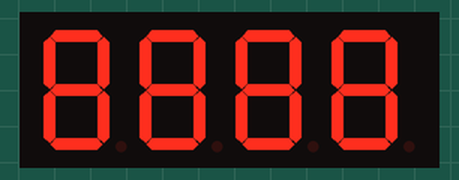
Recording of a sketch running on a simulated ESP8266 (NodeMCU). Parts: 4-digit seven-segment display. WiFi joins after 1.5 s; servers stay silent unless stated; the local clock reads 2024-03-15 10:24:30 at power-on unless the sketch sets it; what the sketch prints to the serial monitor is not drawn.

Above: at 0.1 s.
At 1.81 s:
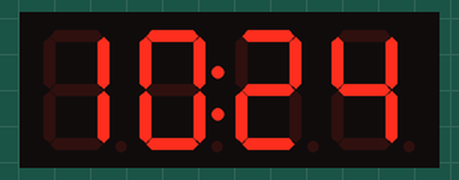
At 65.1 s:
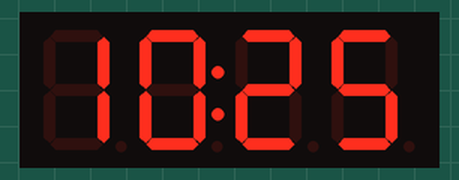
At 128.1 s:
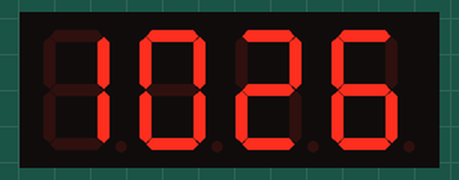

The sketch:

uhr_2022.ino
```cpp
// Idee: http://werner.rothschopf.net/201802_arduino_esp8266_ntp.htm

#define STASSID         "yourSSID"    // your SSID
#define STAPSK          "password123" // your wifi password
#define HOSTNAME        "ntp-uhr-21"  // Name Device

#define OTA_PASSWD      "password123" // password OTA

/* Configuration for "Deuchland-Berlin"
    #define MY_NTP_SERVER   "de.pool.ntp.org"
    #define MY_TimeZone     "CET-1CEST,M3.5.0,M10.5.0/3"
*/
#define MY_NTP_SERVER   "de.pool.ntp.org"
#define MY_TimeZone     "CET-1CEST,M3.5.0,M10.5.0/3"

#define ht16k33_Addr    0x75           // 7 Seg. Clock Display
#define DS3231_Addr     0x68           // RTC DS3231

#define Brightness      4

#define myTimeout_Sync  300000         // waiting ms for NTC Sync.
#define myTimeout_refr  100            // waiting ms for Display-refresh

long myTimer_Sync = 0;                 // Timer for NTC Sync.
long myTimer_refresh  = 0;             // Timer for Display-refresh

/*************************************/
#include <Arduino.h>
#include <ESP8266WiFi.h>
#include <ArduinoOTA.h>

#include <time.h>
#include <RTClib.h>

#include <Adafruit_GFX.h>
#include "Adafruit_LEDBackpack.h"      // Adafruit_7segment matrix.***()

/* Globals */
Adafruit_7segment matrix = Adafruit_7segment();
RTC_DS3231 rtc;
time_t now_NTC;
tm tm;

/*************************************/
void init_Wifi() {
  Serial.print( "Verbinde mit W-Lan" );

  WiFi.persistent(false);
  WiFi.mode(WIFI_STA);

  WiFi.hostname(HOSTNAME);
  WiFi.begin(STASSID, STAPSK);
  while (WiFi.status() != WL_CONNECTED) {
    delay(200);
    Serial.print ( "." );
  }

  Serial.println( "\nVerbunden." );

  ArduinoOTA.setHostname(HOSTNAME);
  ArduinoOTA.setPassword(OTA_PASSWD);
  ArduinoOTA.begin();
}

void init_LED() {

  matrix.begin(ht16k33_Addr);
  matrix.setBrightness(Brightness);
  // write  8888
  matrix.writeDigitNum(0, 8);
  matrix.writeDigitNum(1, 8);
  matrix.writeDigitNum(3, 8);
  matrix.writeDigitNum(4, 8);
  matrix.writeDisplay();
}

/*************************************/
void setFromNTC() {
  // Abfrage NTC Server. -> umwandeln in hour, minute, second
  time(&now_NTC);
  localtime_r(&now_NTC, &tm);
  // Stelle RTC to NTC time.
  rtc.adjust(DateTime((tm.tm_year + 1900), (tm.tm_mon + 1), tm.tm_mday, tm.tm_hour, tm.tm_min, tm.tm_sec));
}

void showTimeRTC () {
  // Abfrage RTC -> umwandeln in hour, minute, second
  DateTime now_RTC = rtc.now();

  // wenn kleiner Null "Nullen" (1:4 -> 01:04)
  String Uhrzeit = kleinerNull(now_RTC.hour()) + ":" + kleinerNull(now_RTC.minute());

  // Mini Function: Positon & Digit ausgeben
  #define timeDigit(s) s,Uhrzeit.substring(s,(s+1)).toInt()

  // write Time on Display
  matrix.writeDigitNum(timeDigit(0));
  matrix.writeDigitNum(timeDigit(1));
  matrix.writeDigitNum(timeDigit(3));
  matrix.writeDigitNum(timeDigit(4));

  // den Doppel Punkt in Sek. Takt blinken lassen...
  matrix.drawColon(now_RTC.second() % 2);

  // write Data
  matrix.writeDisplay();
}

String kleinerNull(int value) {
  if (value < 10) {
    return "0" + String(value);
  } else {
    return String(value);
  }
}

/*************************************/
void setup() {
  Serial.begin(9600);
  init_LED();
  init_Wifi();

  configTime(MY_TimeZone, MY_NTP_SERVER);
  rtc.begin();
  setFromNTC();
}

void loop() {
  ArduinoOTA.handle();
  if (millis() > myTimeout_Sync + myTimer_Sync ) {
    myTimer_Sync = millis();
    setFromNTC();
  }
  if (millis() > myTimeout_refr + myTimer_refresh ) {
    myTimer_refresh = millis();
    showTimeRTC();
  }
}
```
